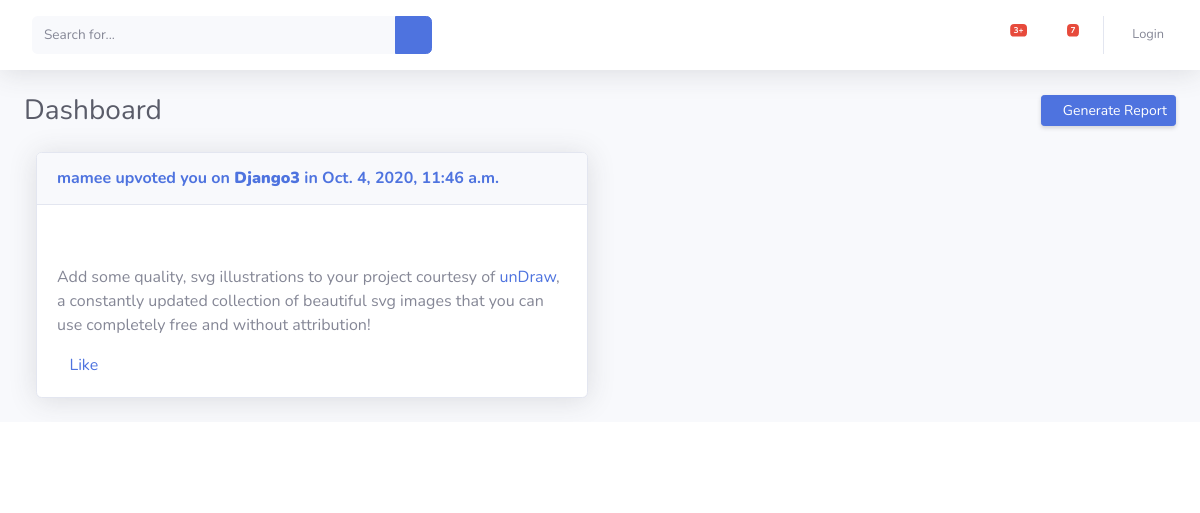
The app's page /, older data.
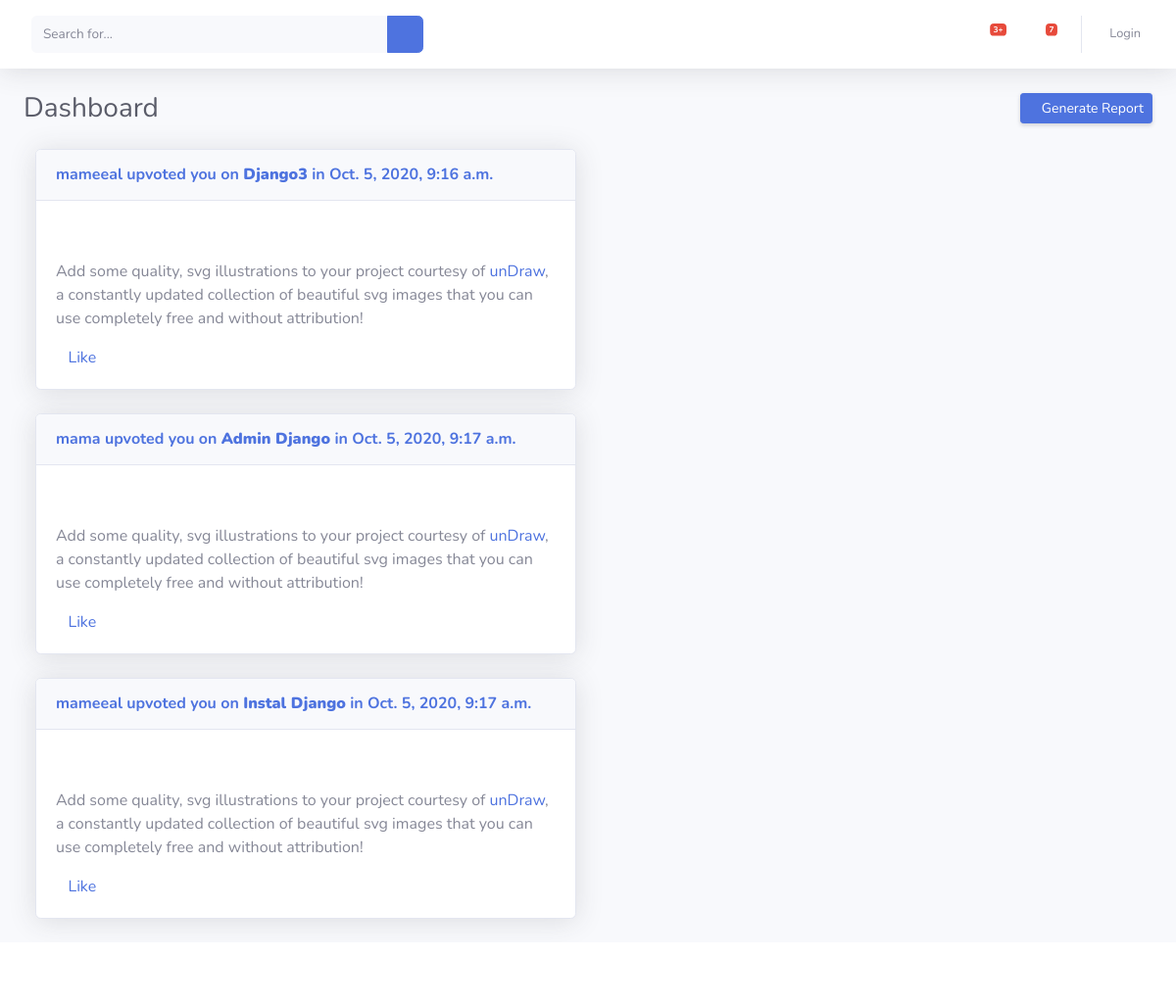
The same page, newer data.
### TopicComment/models.py (models this page shows, shortened)
class Topic(models.Model):
	user       = models.ForeignKey(User, related_name='user', on_delete=models.CASCADE  )
	topc_title = models.CharField(max_length=100)
	created_at = models.DateTimeField(auto_now=True)
	update_at  = models.DateTimeField(auto_now_add=True)
	like      = models.ManyToManyField(User,blank=True)

### TopicComment/views.py (the view)
# urls.py: path('',all_topic,name='all_topic'),
def all_topic(request):
	all_topic = Topic.objects.all()
	return render(request,'topic/topic.html',{'all_topic':all_topic})

### TopicComment/templates/topic/topic.html (shortened to what this page needs)
 {% extends 'main.html' %}
 {% load static %}
{% block content %}
{% for topic in all_topic %}
 <div class="col-lg-6 mb-4">
              <div class="card shadow mb-4 ">
                <div class="card-header py-3">
                  <h6 class="m-0 font-weight-bold text-primary"> {{topic.user}} upvoted you on <a href="{% url 'TopicComment:topic_details' topic.id %}"><strong>{{topic.topc_title}}</strong></a> in  {{topic.created_at}} </h6>
                </div>
                <div class="card-body">
                  <div class="text-center">
                  </div>
                  <p>Add some quality, svg illustrations to your project courtesy of <a target="_blank" rel="nofollow" href="https://undraw.co/">unDraw</a>, a constantly updated collection of beautiful svg images that you can use completely free and without attribution!</p>
                  <a href=""> <i class="fa fa-thumbs-up" aria-hidden="true"></i>Like </a>
                </div>
              </div>
            </div>
{% endfor %}
{% endblock %}

### templates/main.html (shortened to what this page needs)
{% load static %}
 <!DOCTYPE html>
<html lang="en">
<head>
  <link rel="stylesheet" href="https://stackpath.bootstrapcdn.com/font-awesome/4.7.0/css/font-awesome.min.css">
  <link href="{% static 'vendor/fontawesome-free/css/all.min.css' %}" rel="stylesheet" type="text/css">
  <link href="{% static 'css/sb-admin-2.min.css' %}" rel="stylesheet">
<link href="{% static 'css/main.css' %}" rel="stylesheet">
</head>
<body id="page-top">
  <div id="wrapper">
    <div id="content-wrapper" class="d-flex flex-column">
      <div id="content">
        <nav class="navbar navbar-expand navbar-light bg-white topbar mb-4 static-top shadow">
          <form class="d-none d-sm-inline-block form-inline mr-auto ml-md-3 my-2 my-md-0 mw-100 navbar-search">
            <div class="input-group">
              <input type="text" class="form-control bg-light border-0 small" placeholder="Search for..." aria-label="Search" aria-describedby="basic-addon2">
              <div class="input-group-append">
                <button class="btn btn-primary" type="button">
                  <i class="fas fa-search fa-sm"></i>
                </button>
              </div>
            </div>
          </form>
          <ul class="navbar-nav ml-auto">
            <li class="nav-item dropdown no-arrow mx-1">
              <a class="nav-link dropdown-toggle" href="#" id="alertsDropdown" role="button" data-toggle="dropdown" aria-haspopup="true" aria-expanded="false">
                <i class="fas fa-bell fa-fw"></i>
                <span class="badge badge-danger badge-counter">3+</span>
              </a>
            </li>
            <li class="nav-item dropdown no-arrow mx-1">
              <a class="nav-link dropdown-toggle" href="#" id="messagesDropdown" role="button" data-toggle="dropdown" aria-haspopup="true" aria-expanded="false">
                <i class="fas fa-envelope fa-fw"></i>
                <span class="badge badge-danger badge-counter">7</span>
              </a>
            </li>
            {% if user.is_authenticated %}
              <li class="nav-item">
                <a class="nav-link" href="{% url 'accounts:logout' %}">
                  <span class="mr-2 d-none d-lg-inline text-gray-600 small">Logout</span>
                </a>
              </li>
             <li class="nav-item">
              <a class="nav-link" href="{% url 'accounts:profile' %}">
                <span class="mr-2 d-none d-lg-inline text-gray-600 small">Profile</span>
              </a>
            </li>
            <li class="nav-item">
              <a class="nav-link" href="#">
                <span class="mr-2 d-none d-lg-inline text-gray-600 small">{{user.username}}</span>
                <img class="img-profile rounded-circle" src="https://source.unsplash.com/QAB-WJcbgJk/60x60">
              </a>
            </li>
            {% else %}
              <li class="nav-item">
                <a class="nav-link" href="{% url 'accounts:login' %}">
                  <span class="mr-2 d-none d-lg-inline text-gray-600 small">Login</span>
                </a>
              </li>
 {% endif %}
              </div>
        <div class="container-fluid">
          <div class="d-sm-flex align-items-center justify-content-between mb-4">
            <h1 class="h3 mb-0 text-gray-800">Dashboard</h1>
            <a href="#" class="d-none d-sm-inline-block btn btn-sm btn-primary shadow-sm"><i class="fas fa-download fa-sm text-white-50"></i> Generate Report</a>
          </div>
{% block content %}
{% endblock %}
          </div>
        </div>
      </div>
      <footer class="sticky-footer bg-white">
      </footer>
</body>
</html>

Row changes from the older to the newer data that the page shows:
changed Topic "Django3": user "mamee" → "mameeal"; created_at "Oct. 4, 2020, 11:46 a.m." → "Oct. 5, 2020, 9:16 a.m."
added Topic: user "mama", topc_title "Admin Django", created_at "Oct. 5, 2020, 9:17 a.m."
added Topic: user "mameeal", topc_title "Instal Django", created_at "Oct. 5, 2020, 9:17 a.m."
